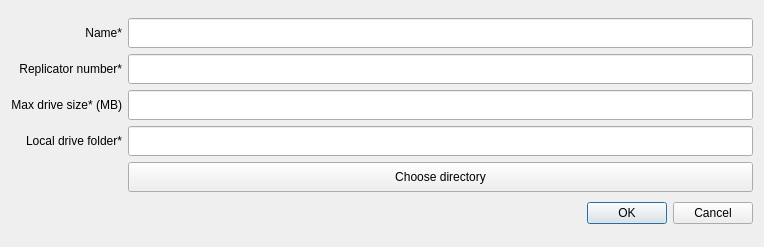
<?xml version="1.0" encoding="UTF-8"?>
<ui version="4.0">
 <class>AddDriveDialog</class>
 <widget class="QDialog" name="AddDriveDialog">
  <property name="geometry">
   <rect>
    <x>0</x>
    <y>0</y>
    <width>764</width>
    <height>247</height>
   </rect>
  </property>
  <property name="windowTitle">
   <string>Dialog</string>
  </property>
  <layout class="QVBoxLayout" name="verticalLayout">
   <item>
    <layout class="QGridLayout" name="gridLayout">
     <item row="4" column="1">
      <widget class="QPushButton" name="m_localFolderBtn">
       <property name="minimumSize">
        <size>
         <width>450</width>
         <height>30</height>
        </size>
       </property>
       <property name="maximumSize">
        <size>
         <width>16777215</width>
         <height>30</height>
        </size>
       </property>
       <property name="text">
        <string>Choose directory</string>
       </property>
      </widget>
     </item>
     <item row="3" column="1">
      <widget class="QLineEdit" name="m_localDriveFolder">
       <property name="minimumSize">
        <size>
         <width>450</width>
         <height>30</height>
        </size>
       </property>
       <property name="maximumSize">
        <size>
         <width>16777215</width>
         <height>30</height>
        </size>
       </property>
       <property name="text">
        <string/>
       </property>
      </widget>
     </item>
     <item row="1" column="0">
      <widget class="QLabel" name="label_3">
       <property name="text">
        <string>Replicator number*</string>
       </property>
       <property name="alignment">
        <set>Qt::AlignRight|Qt::AlignTrailing|Qt::AlignVCenter</set>
       </property>
      </widget>
     </item>
     <item row="2" column="0">
      <widget class="QLabel" name="label_4">
       <property name="text">
        <string>Max drive size* (MB)</string>
       </property>
       <property name="alignment">
        <set>Qt::AlignRight|Qt::AlignTrailing|Qt::AlignVCenter</set>
       </property>
      </widget>
     </item>
     <item row="0" column="0">
      <widget class="QLabel" name="label">
       <property name="text">
        <string>Name*</string>
       </property>
       <property name="alignment">
        <set>Qt::AlignRight|Qt::AlignTrailing|Qt::AlignVCenter</set>
       </property>
      </widget>
     </item>
     <item row="5" column="1">
      <widget class="QDialogButtonBox" name="buttonBox">
       <property name="minimumSize">
        <size>
         <width>0</width>
         <height>30</height>
        </size>
       </property>
       <property name="maximumSize">
        <size>
         <width>16777215</width>
         <height>30</height>
        </size>
       </property>
       <property name="orientation">
        <enum>Qt::Horizontal</enum>
       </property>
       <property name="standardButtons">
        <set>QDialogButtonBox::Cancel|QDialogButtonBox::Ok</set>
       </property>
      </widget>
     </item>
     <item row="2" column="1">
      <widget class="QLineEdit" name="m_size">
       <property name="minimumSize">
        <size>
         <width>450</width>
         <height>30</height>
        </size>
       </property>
       <property name="maximumSize">
        <size>
         <width>16777215</width>
         <height>30</height>
        </size>
       </property>
       <property name="text">
        <string/>
       </property>
      </widget>
     </item>
     <item row="1" column="1">
      <widget class="QLineEdit" name="m_replicatorNumber">
       <property name="minimumSize">
        <size>
         <width>450</width>
         <height>30</height>
        </size>
       </property>
       <property name="maximumSize">
        <size>
         <width>16777215</width>
         <height>30</height>
        </size>
       </property>
       <property name="text">
        <string/>
       </property>
      </widget>
     </item>
     <item row="0" column="1">
      <widget class="QLineEdit" name="m_driveName">
       <property name="minimumSize">
        <size>
         <width>450</width>
         <height>30</height>
        </size>
       </property>
       <property name="maximumSize">
        <size>
         <width>16777215</width>
         <height>30</height>
        </size>
       </property>
      </widget>
     </item>
     <item row="3" column="0">
      <widget class="QLabel" name="label_5">
       <property name="text">
        <string>Local drive folder*</string>
       </property>
       <property name="alignment">
        <set>Qt::AlignRight|Qt::AlignTrailing|Qt::AlignVCenter</set>
       </property>
      </widget>
     </item>
    </layout>
   </item>
  </layout>
 </widget>
 <resources/>
 <connections>
  <connection>
   <sender>buttonBox</sender>
   <signal>accepted()</signal>
   <receiver>AddDriveDialog</receiver>
   <slot>accept()</slot>
   <hints>
    <hint type="sourcelabel">
     <x>248</x>
     <y>254</y>
    </hint>
    <hint type="destinationlabel">
     <x>157</x>
     <y>274</y>
    </hint>
   </hints>
  </connection>
  <connection>
   <sender>buttonBox</sender>
   <signal>rejected()</signal>
   <receiver>AddDriveDialog</receiver>
   <slot>reject()</slot>
   <hints>
    <hint type="sourcelabel">
     <x>316</x>
     <y>260</y>
    </hint>
    <hint type="destinationlabel">
     <x>286</x>
     <y>274</y>
    </hint>
   </hints>
  </connection>
 </connections>
</ui>
